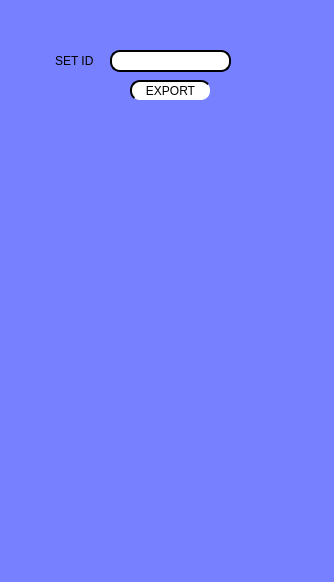
<?xml version="1.0" encoding="UTF-8"?>
<ui version="4.0">
 <class>pdf</class>
 <widget class="QDialog" name="pdf">
  <property name="geometry">
   <rect>
    <x>0</x>
    <y>0</y>
    <width>334</width>
    <height>582</height>
   </rect>
  </property>
  <property name="windowTitle">
   <string>Dialog</string>
  </property>
  <property name="styleSheet">
   <string notr="true">background-color: rgb(119, 128, 255);</string>
  </property>
  <widget class="QLabel" name="label">
   <property name="geometry">
    <rect>
     <x>55</x>
     <y>50</y>
     <width>61</width>
     <height>21</height>
    </rect>
   </property>
   <property name="text">
    <string>SET ID</string>
   </property>
  </widget>
  <widget class="QLineEdit" name="line_pdf">
   <property name="geometry">
    <rect>
     <x>110</x>
     <y>50</y>
     <width>121</width>
     <height>22</height>
    </rect>
   </property>
   <property name="styleSheet">
    <string notr="true">background-color: rgb(255, 255, 255);
    border-style: outset;
    border-width: 2px;
    border-radius: 10px;
 </string>
   </property>
  </widget>
  <widget class="QPushButton" name="pushButton">
   <property name="geometry">
    <rect>
     <x>130</x>
     <y>80</y>
     <width>81</width>
     <height>21</height>
    </rect>
   </property>
   <property name="styleSheet">
    <string notr="true">background-color: rgb(255, 255, 255);
    border-style: outset;
    border-width: 2px;
    border-radius: 10px;
 </string>
   </property>
   <property name="text">
    <string>EXPORT</string>
   </property>
  </widget>
 </widget>
 <resources/>
 <connections/>
</ui>
